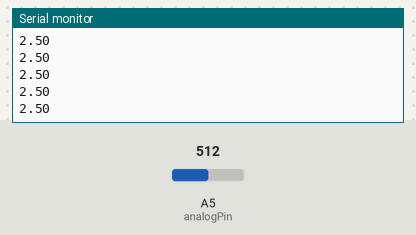
The sketch below on a simulated Arduino Uno, built with avr-gcc and run on an emulated ATmega328P. On the bench: the last lines printed to the serial monitor. Inputs (shaded band) come from the test bench; at power-on: A5 (analogPin) = 512.

Above: at 1.2 s.
1.3 s: A5 (analogPin) set to 716
At 2.4 s:
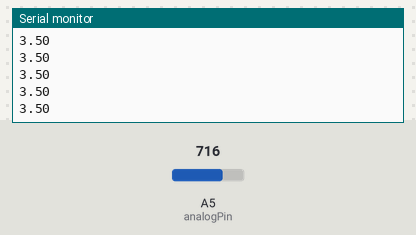
2.8 s: A5 (analogPin) set to 900
At 3.4 s:
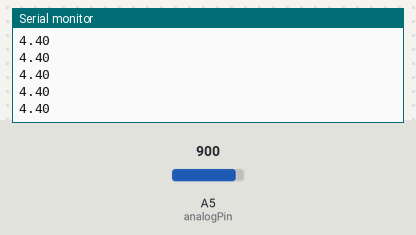
Timing chart, 0 to 5.8 s (numbered marks = the images above; inputs shaded):
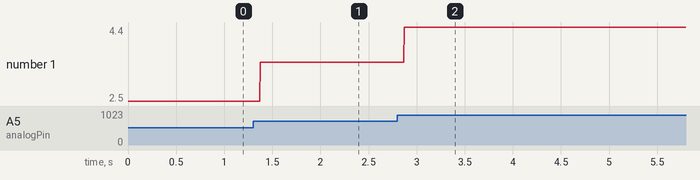

Measured:
- after the input at 1.3 s, the serial monitor: prints a new line after 0.07 s (image 1)
- after the input at 2.8 s, the serial monitor: prints a new line after 0.07 s (image 2)
- plotted number 1: 2.5 → 3.5 after the input at 1.3 s, 3.5 → 4.4 after the input at 2.8 s

The sketch:

READING_Analog_data.ino
```cpp
int analogPin = A5; // potentiometer wiper (middle terminal) connected to analog pin 3
                    // outside leads to ground and +5V
float val = 0;  // variable to store the value read

void setup() {
  Serial.begin(9600);           //  setup serial
}

void loop() {
  val = analogRead(analogPin)*5.0 / 1023.0;  // read the input pin
  Serial.println(val);          // debug value
}
```
